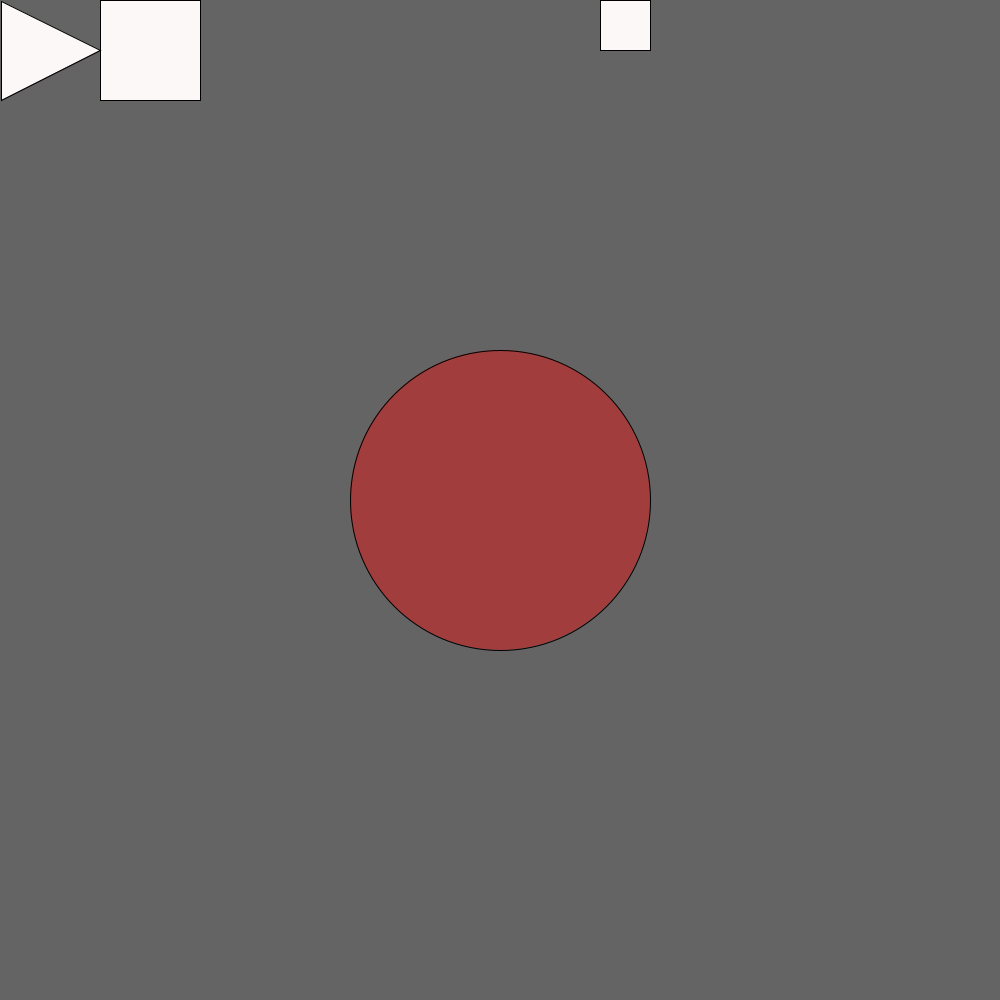
Frame 1 (no input)
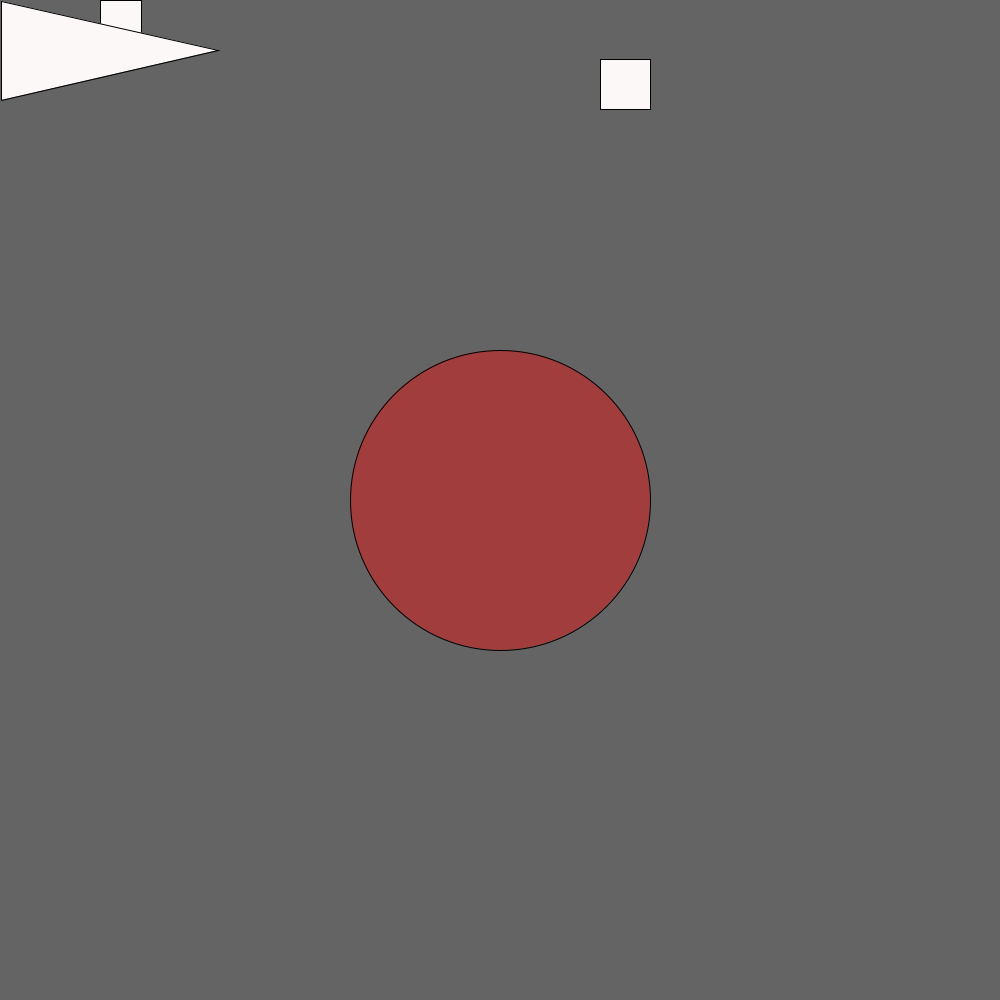
Frame 60 (the mouse pressed at the canvas centre just before this capture)
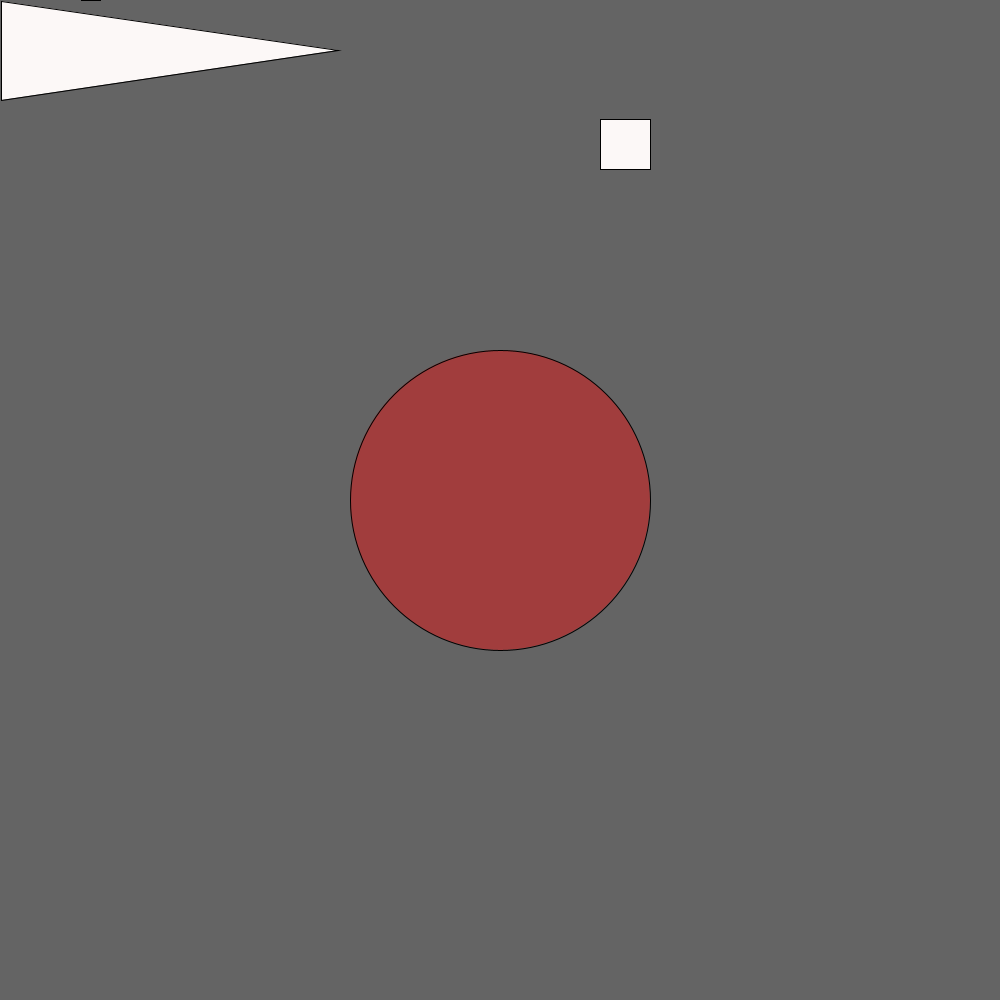
Frame 120 (the mouse held since frame 60 and released just before this capture)

The Processing sketch that drew these frames (run headless with seeded random() and noise(); from frame 60 on, the mouse is pressed at the canvas centre):

// Processing sketch: reverse_enginerring_variables
// ── reverse_enginerring_variables.pde
int x = 0;
int y = 100;
int z = 100;
void setup() {
  size(1000, 1000);
}

void draw() {
  background(100);
  fill(255, 0, 0, 100);
  circle(500, 500, 300);
  fill(252, 248, 247);
  square(600, x, 50);
  x= x+1;
  square(100, 0, y);
  y= y-1;
  triangle (1, 1, 1, 100, z, 50);
  z =z+2;
}
